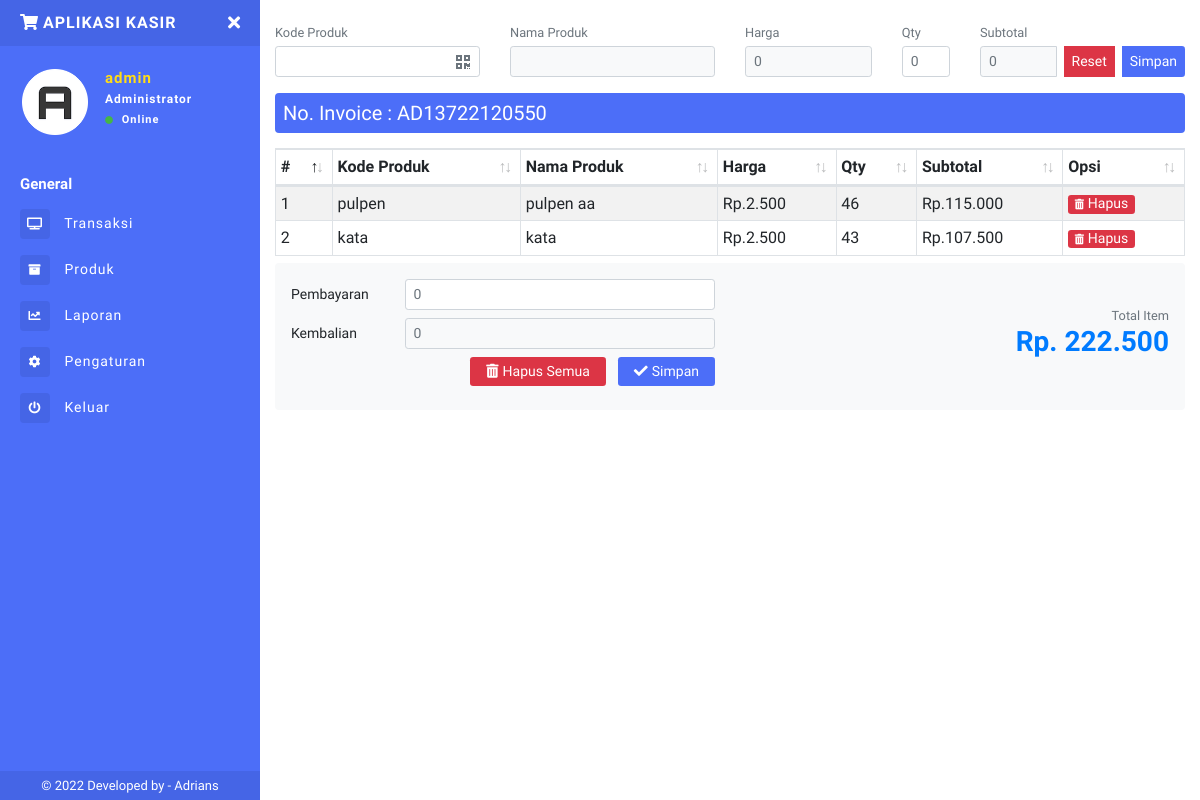
Screenshot of /index.php (signed in) with the database file from the repository.
### tables this page shows
CREATE TABLE `cart` (
  `idcart` int(11) NOT NULL,
  `invoice` varchar(100) NOT NULL,
  `kode_produk` varchar(100) NOT NULL,
  `nama_produk` varchar(100) NOT NULL,
  `harga` int(11) NOT NULL,
  `harga_modal` int(11) NOT NULL,
  `qty` int(11) NOT NULL,
  `subtotal` int(11) NOT NULL
);

### index.php (the view, shortened to what this page needs)
<?php include 'sidebar.php'; ?>
<form method="post">
<div class="row">
  <div class="col-sm-4 col-md-4 col-lg-3 mb-3">
    <label class="small text-muted mb-1">Kode Produk</label>
    <div class="position-relative">
    <input type="text" name="Ckdproduk" class="form-control form-control-sm" list="datalist1" onchange="changeValue(this.value)" required autofocus>
    <span class="position-absolute icon-qr"><i class="fas fa-qrcode text-muted"></i></span>
    </div>
  </div>
  <div class="col-sm-4 col-md-4 col-lg-3 mb-3">
    <label class="small text-muted mb-1">Nama Produk</label>
    <input type="text" name="Cnproduk" id="nama_produk" class="form-control form-control-sm bg-light" readonly>
  </div>
  <div class="col-8 col-sm-4 col-md-4 col-lg-2 mb-3">
    <label class="small text-muted mb-1">Harga</label>
    <input type="number" name="Charga" placeholder="0" id="harga_jual" onchange="InputSub()"
     class="form-control form-control-sm bg-light" readonly>
  </div>
  <div class="col-4 col-sm-4 col-md-4 col-lg-1 mb-3">
    <label class="small text-muted mb-1">Qty</label>
    <input type="number" name="Cqty" id="Iqty" onchange="InputSub()" placeholder="0" class="form-control form-control-sm" required>
  </div>
  <div class="col-sm-8 col-md-8 col-lg-3 mb-3">
    <label class="small text-muted mb-1">Subtotal</label>
    <div class="input-group">
      <input type="number" name="Csubs" placeholder="0" id="Isubtotal" onchange="InputSub()" class="form-control form-control-sm bg-light mr-2" readonly>
    <div class="input-group-append">
      <button type="reset" class="btn btn-danger btn-sm mr-2">Reset</button>
      <button type="submit" name="InputCart" class="btn btn-primary btn-sm">Simpan</button>
    </div>
  </div>
  </div>
</div>
</form>
<?php
$DataInv = mysqli_fetch_array(mysqli_query($conn,"SELECT * FROM cart LIMIT 1"));
$noinv = $DataInv['invoice'];
?>
<div class="bg-purple p-2 text-white" style="border-radius:0.25rem;">
  <h5 class="mb-0">No. Invoice : <?php echo $noinv ?></h5>
</div>
<table class="table table-striped table-sm table-bordered dt-responsive nowrap print-none" id="cart" width="100%">
<thead>
  <tr>
    <th>#</th>
    <th>Kode Produk</th>
    <th>Nama Produk</th>
    <th>Harga</th>
    <th>Qty</th>
    <th>Subtotal</th>
    <th>Opsi</th>
  </tr>
</thead>
<tbody>
<?php
$no = 1;
$data_cart = mysqli_query($conn,"SELECT * FROM cart");
while($d = mysqli_fetch_array($data_cart)){
    ?>
  <tr>
    <td><?php echo $no++; ?></td>
    <td><?php echo $d['kode_produk']; ?></td>
    <td><?php echo $d['nama_produk']; ?></td>
    <td>Rp.<?php echo ribuan($d['harga']); ?></td>
    <td><?php echo $d['qty']; ?></td>
    <td>Rp.<?php echo ribuan($d['subtotal']); ?></td>
    <td><a class="btn btn-danger btn-xs" href="?hapus=<?php echo $d['idcart']; ?>">
        <i class="fas fa-trash-alt fa-xs mr-1"></i>Hapus</a>
      </td>
  </tr>
  <?php } ?>
</tbody>
</table>
<?php
    $itungtrans = mysqli_query($conn,"SELECT SUM(subtotal) as jumlahtrans FROM cart");
	  $itungtrans2 = mysqli_fetch_assoc($itungtrans);
	  $itungtrans3 = $itungtrans2['jumlahtrans'];
  ?>
<div class="bg-light p-3" style="border-radius:0.25rem;">
  <div class="row gy-3 align-items-center row-home">
    <div class="col-md-8 col-lg-6 mb-2">
    <form method="post">
      <div class="row">
        <label for="pembayaran" class="col-4 col-sm-4 col-md-4 col-lg-3 col-form-label col-form-label-sm mb-2">Pembayaran</label>
        <div class="col-8 col-sm-8 col-md-8 col-lg-9 mb-2">
          <input type="text" name="pembayaran" onchange="procesBayar()" class="form-control form-control-sm" id="pembayaran" placeholder="0" required>
        </div>
        <label for="kembalian" class="col-4 col-sm-4 col-md-4 col-lg-3 col-form-label col-form-label-sm mb-2">Kembalian</label>
        <div class="col-8 col-sm-8 col-md-8 col-lg-9 mb-2">
          <input type="text" class="form-control form-control-sm bg-light" id="kembalian" placeholder="0" readonly>
        </div>
        <div class="col-sm-12 text-right">
       <?php
       $on = mysqli_query($conn,"SELECT * FROM cart");
       $x1 = mysqli_num_rows($on);
       if($x1>0){
        ?>
        <a href="?hapusAll=<?php echo $noinv ?>" onclick="javascript:return confirm('Anda yakin ingin menghapus semua data keranjang ?');"
       class="btn btn-danger btn-sm px-3 mr-2"><i class="fa fa-trash-alt mr-1"></i>Hapus Semua</a>
        <button type="submit" name="import" class="btn btn-primary btn-sm px-3">
        <i class="fa fa-check mr-1"></i>Simpan</button>
      <?php  } ?>
    </div>
      </div>
      </form>
    </div>
    <div class="col-md-4 col-lg-6 mb-2 text-primary text-right">
      <p class="small text-muted mb-0">Total Item</p>
      <h3 class="mb-0" style="font-weight:600;">Rp. <?php echo ribuan($itungtrans3) ?></h3>
    </div>
  </div>
</div>
</div>
  </main>
</div>
</body>
</html>

### sidebar.php (shortened to what this page needs)
<?php
include "config.php";
  function ribuan ($nilai){
    return number_format ($nilai, 0, ',', '.');
}
$uid = $_SESSION['userid'];
$DataLogin = mysqli_fetch_array(mysqli_query($conn,"SELECT * FROM login WHERE userid='$uid'"));
$username = $DataLogin['username'];
$toko = $DataLogin['toko'];
$logo = $DataLogin['logo'];
?>
<!DOCTYPE html>
<html>
<head>
    <link rel="stylesheet" href="https://maxcdn.bootstrapcdn.com/bootstrap/4.0.0/css/bootstrap.min.css">
    <link href="assets/css/style.css" rel="stylesheet">
    <link href="https://use.fontawesome.com/releases/v5.0.6/css/all.css" rel="stylesheet">
    <link href="assets/vendor/datatables/dataTables.bootstrap4.min.css" rel="stylesheet">
  <link href="assets/vendor/datatables/responsive.bootstrap4.min.css" rel="stylesheet">
</head>
<body>
<div class="page-wrapper chiller-theme toggled">
  <nav id="sidebar" class="sidebar-wrapper">
    <div class="sidebar-content">
      <div class="sidebar-brand">
        <a href="./"><i class="fas fa-shopping-cart mr-1"></i><?php echo $toko ?></a>
        <div id="close-sidebar">
          <i class="fas fa-times"></i>
        </div>
      </div>
      <div class="sidebar-header">
        <div class="user-pic" style="height:70px;width:70px;">
          <img class="img-responsive img-rounded" src="assets/images/<?php echo $logo ?>"
            alt="User picture">
        </div>
        <div class="user-info">
          <span class="user-name"><?php echo $username ?>
          </span>
          <span class="user-role">Administrator</span>
          <span class="user-status">
            <i class="fa fa-circle"></i>
            <span>Online</span>
          </span>
        </div>
      </div>
      <div class="sidebar-menu">
        <ul>
          <li class="header-menu">
            <span>General</span>
          </li>
          <li>
            <a href="index.php">
              <i class="fas fa-tv"></i>
              <span>Transaksi</span>
            </a>
          </li>
          <li>
            <a href="produk.php">
            <i class="fas fa-archive"></i>
              <span>Produk</span>
            </a>
          </li>
          <li>
            <a href="laporan.php">
              <i class="fa fa-chart-line"></i>
              <span>Laporan</span>
            </a>
          </li>
          <li>
            <a href="pengaturan.php">
              <i class="fa fa-cog"></i>
              <span>Pengaturan</span>
            </a>
          </li>
          <li>
            <a href="#Exit" data-toggle="modal">
              <i class="fa fa-power-off"></i>
              <span>Keluar</span>
            </a>
          </li>
        </ul>
      </div>
    </div>
    <div class="sidebar-footer">
    © 2022 Developed by - Adrians
    </div>
  </nav>
  <main class="page-content">
    <div class="container-fluid">

### rows the page displays
cart: invoice "AD13722120550", kode_produk "pulpen", nama_produk "pulpen aa", harga "2.500", qty "46", subtotal "115.000"
cart: kode_produk "kata", nama_produk "kata", harga "2.500", qty "43", subtotal "107.500"

### other values shown
$toko "APLIKASI KASIR"
$username "admin"
ribuan($itungtrans3) "222.500"
